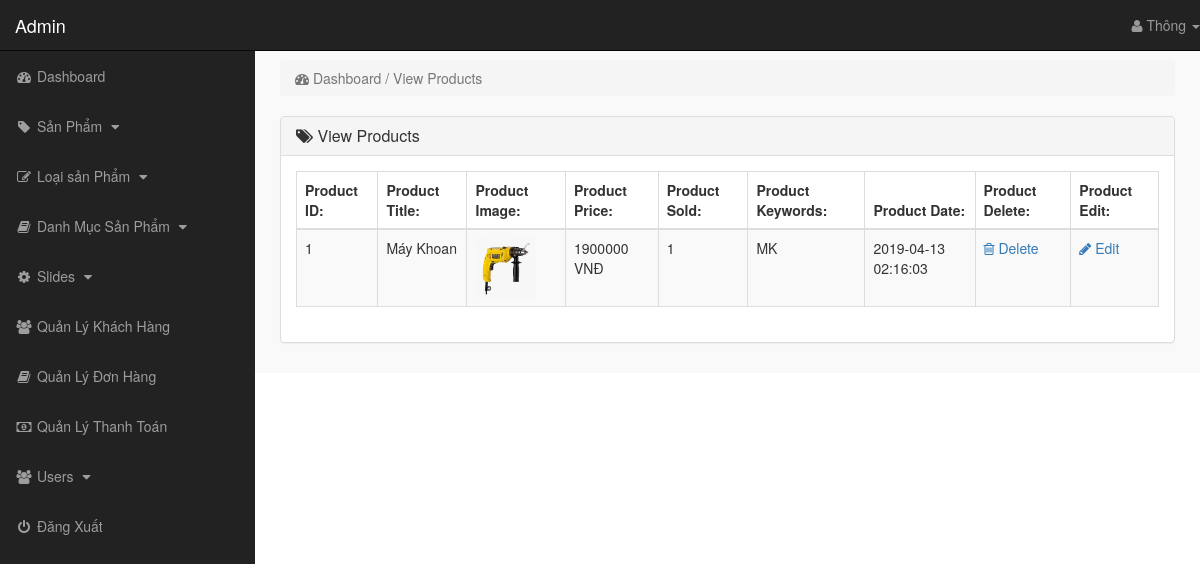
Page /admin_area/index.php?view_products (signed in) on the earlier database version.
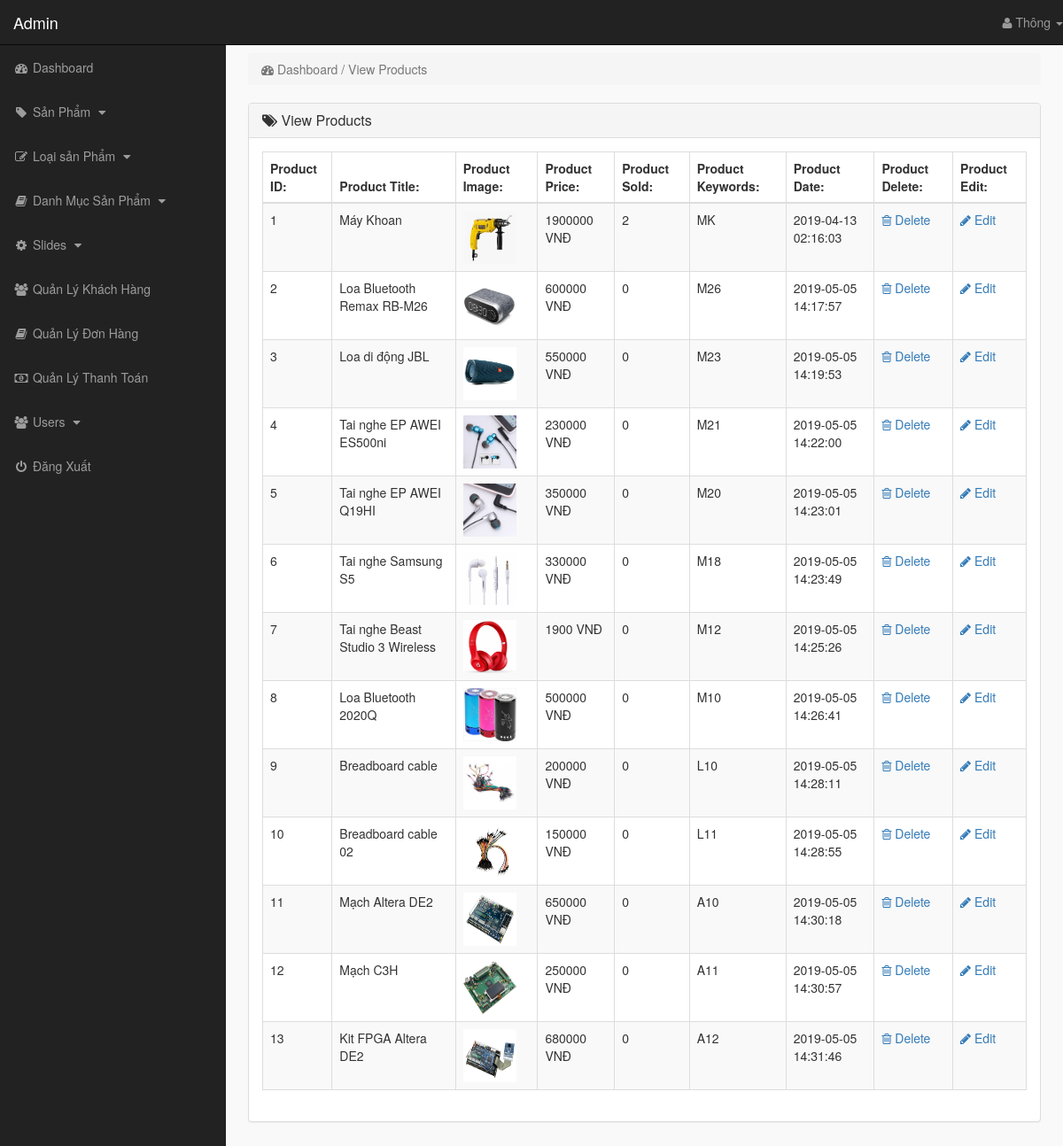
Same page on the later database version.
### tables this page shows
CREATE TABLE `products` (
  `product_id` int(10) NOT NULL,
  `p_cat_id` int(10) NOT NULL,
  `cat_id` int(10) NOT NULL,
  `date` timestamp NOT NULL DEFAULT CURRENT_TIMESTAMP ON UPDATE CURRENT_TIMESTAMP,
  `product_title` text NOT NULL,
  `product_img1` text NOT NULL,
  `product_img2` text NOT NULL,
  `product_img3` text NOT NULL,
  `product_price` int(20) NOT NULL,
  `product_keywords` text NOT NULL,
  `product_desc` text NOT NULL
);

### admin_area/view_products.php (the view)
<?php
    if(!isset($_SESSION['admin_email'])){
        echo "<script>window.open('login.php','_self')</script>";
    }else{
?>
<div class="row">
    <div class="col-lg-12">
        <ol class="breadcrumb">
            <li class="active">
                <i class="fa fa-dashboard"></i> Dashboard / View Products
            </li>
        </ol>
    </div>
</div>
<div class="row">
    <div class="col-lg-12">
        <div class="panel panel-default">
            <div class="panel-heading">
               <h3 class="panel-title">
                   <i class="fa fa-tags"></i>  View Products
               </h3>
            </div>
            <div class="panel-body">
                <div class="table-responsive">
                    <table class="table table-striped table-bordered table-hover">
                        <thead>
                            <tr>
                                <th> Product ID: </th>
                                <th> Product Title: </th>
                                <th> Product Image: </th>
                                <th> Product Price: </th>
                                <th> Product Sold: </th>
                                <th> Product Keywords: </th>
                                <th> Product Date: </th>
                                <th> Product Delete: </th>
                                <th> Product Edit: </th>
                            </tr>
                        </thead>
                        <tbody>
                            <?php
                                $i=0;
                                $get_pro = "select * from products";
                                $run_pro = mysqli_query($con,$get_pro);
                                while($row_pro=mysqli_fetch_array($run_pro)){
                                    $pro_id = $row_pro['product_id'];
                                    $pro_title = $row_pro['product_title'];
                                    $pro_img1 = $row_pro['product_img1'];
                                    $pro_price = $row_pro['product_price'];
                                    $pro_keywords = $row_pro['product_keywords'];
                                    $pro_date = $row_pro['date'];
                                    $i++;
                            ?>
                            <tr>
                                <td> <?php echo $i; ?> </td>
                                <td> <?php echo $pro_title; ?> </td>
                                <td> <img src="product_images/<?php echo $pro_img1; ?>" width="60" height="60"></td>
                                <td> <?php echo $pro_price; ?> VNĐ</td>
                                <td> <?php
                                        $get_sold = "select * from pending_orders where product_id='$pro_id'";
                                        $run_sold = mysqli_query($con,$get_sold);
                                        $count = mysqli_num_rows($run_sold);
                                        echo $count;
                                     ?>
                                </td>
                                <td> <?php echo $pro_keywords; ?> </td>
                                <td> <?php echo $pro_date ?> </td>
                                <td>
                                     <a href="index.php?delete_product=<?php echo $pro_id; ?>">
                                        <i class="fa fa-trash-o"></i> Delete
                                     </a>
                                </td>
                                <td>
                                     <a href="index.php?edit_product=<?php echo $pro_id; ?>">
                                        <i class="fa fa-pencil"></i> Edit
                                     </a>
                                </td>
                            </tr>
                            <?php } ?>
                        </tbody>
                    </table>
                </div>
            </div>
        </div>
    </div>
</div>
<?php } ?>

### admin_area/index.php (shortened to what this page needs)
<?php
    include("includes/db.php");
    if(!isset($_SESSION['admin_email'])){
        echo "<script>window.open('login.php','_self')</script>";
    }else{
        $admin_session = $_SESSION['admin_email'];
        $get_admin = "select * from admins where admin_email='$admin_session'";
        $run_admin = mysqli_query($con,$get_admin);
        $row_admin = mysqli_fetch_array($run_admin);
        $admin_name = $row_admin['admin_name'];
?>
<!DOCTYPE html>
<html lang="en">
<head>
    <link rel="stylesheet" href="css/bootstrap-337.min.css">
    <link rel="stylesheet" href="font-awsome/css/font-awesome.min.css">
    <link rel="stylesheet" href="css/style.css">
</head>
<body>
    <div id="wrapper">
       <?php include("includes/sidebar.php"); ?>
        <div id="page-wrapper">
            <div class="container-fluid">
                <?php
                    if(isset($_GET['dashboard'])){
                        include("dashboard.php");
                }   if(isset($_GET['insert_product'])){
                        include("insert_product.php");
                }   if(isset($_GET['view_products'])){
                        include("view_products.php");
                }   if(isset($_GET['delete_product'])){
                        include("delete_product.php");
                }   if(isset($_GET['edit_product'])){
                        include("edit_product.php");
                }   if(isset($_GET['insert_p_cat'])){
                        include("insert_p_cat.php");
                }   if(isset($_GET['view_p_cats'])){
                        include("view_p_cats.php");
                }   if(isset($_GET['delete_p_cat'])){
                        include("delete_p_cat.php");
                }   if(isset($_GET['edit_p_cat'])){
                        include("edit_p_cat.php");
                }   if(isset($_GET['insert_cat'])){
                        include("insert_cat.php");
                }   if(isset($_GET['view_cats'])){
                        include("view_cats.php");
                }   if(isset($_GET['edit_cat'])){
                        include("edit_cat.php");
                }   if(isset($_GET['delete_cat'])){
                        include("delete_cat.php");
                }   if(isset($_GET['insert_slide'])){
                        include("insert_slide.php");
                }   if(isset($_GET['view_slides'])){
                        include("view_slides.php");
                }   if(isset($_GET['delete_slide'])){
                        include("delete_slide.php");
                }   if(isset($_GET['edit_slide'])){
                        include("edit_slide.php");
                }   if(isset($_GET['view_customers'])){
                        include("view_customers.php");
                }   if(isset($_GET['delete_customer'])){
                        include("delete_customer.php");
                }   if(isset($_GET['view_orders'])){
                        include("view_orders.php");
                }   if(isset($_GET['delete_order'])){
                        include("delete_order.php");
                }   if(isset($_GET['view_payments'])){
                        include("view_payments.php");
                }   if(isset($_GET['delete_payment'])){
                        include("delete_payment.php");
                }   if(isset($_GET['view_users'])){
                        include("view_users.php");
                }   if(isset($_GET['delete_user'])){
                        include("delete_user.php");
                }   if(isset($_GET['insert_user'])){
                        include("insert_user.php");
                }   if(isset($_GET['user_profile'])){
                        include("user_profile.php");
                }
                ?>
            </div>
        </div>
    </div>
</body>
</html>
<?php } ?>

### admin_area/includes/sidebar.php (shortened to what this page needs)
<?php
    if(!isset($_SESSION['admin_email'])){
        echo "<script>window.open('login.php','_self')</script>";
    }else{
?>
<nav class="navbar navbar-inverse navbar-fixed-top">
    <div class="navbar-header">
        <a href="index.php?dashboard" class="navbar-brand">Admin</a>
    </div>
    <ul class="nav navbar-right top-nav">
        <li class="dropdown">
            <a href="#" class="dropdown-toggle" data-toggle="dropdown">
                <i class="fa fa-user"></i> <?php echo $admin_name;  ?> <b class="caret"></b>
            </a>
        </li>
    </ul>
    <div class="collapse navbar-collapse navbar-ex1-collapse">
        <ul class="nav navbar-nav side-nav">
            <li>
                <a href="index.php?dashboard">
                        <i class="fa fa-fw fa-dashboard"></i> Dashboard
                </a>
            </li>
            <li>
                <a href="#" data-toggle="collapse" data-target="#products">
                        <i class="fa fa-fw fa-tag"></i> Sản Phẩm
                        <i class="fa fa-fw fa-caret-down"></i>
                </a>
            </li>
            <li>
                <a href="#" data-toggle="collapse" data-target="#p_cat">
                        <i class="fa fa-fw fa-edit"></i> Loại sản Phẩm
                        <i class="fa fa-fw fa-caret-down"></i>
                </a>
            </li>
            <li>
                <a href="#" data-toggle="collapse" data-target="#cat">
                        <i class="fa fa-fw fa-book"></i> Danh Mục Sản Phẩm
                        <i class="fa fa-fw fa-caret-down"></i>
                </a>
            </li>
            <li>
                <a href="#" data-toggle="collapse" data-target="#slides">
                        <i class="fa fa-fw fa-gear"></i> Slides
                        <i class="fa fa-fw fa-caret-down"></i>
                </a>
            </li>
            <li>
                <a href="index.php?view_customers">
                    <i class="fa fa-fw fa-users"></i> Quản Lý Khách Hàng
                </a>
            </li>
            <li>
                <a href="index.php?view_orders">
                    <i class="fa fa-fw fa-book"></i> Quản Lý Đơn Hàng
                </a>
            </li>
            <li>
                <a href="index.php?view_payments">
                    <i class="fa fa-fw fa-money"></i> Quản Lý Thanh Toán
                </a>
            </li>
            <li>
                <a href="#" data-toggle="collapse" data-target="#users">
                        <i class="fa fa-fw fa-users"></i> Users
                        <i class="fa fa-fw fa-caret-down"></i>
                </a>
            </li>
            <li>
                <a href="logout.php">
                    <i class="fa fa-fw fa-power-off"></i> Đăng Xuất
                </a>
            </li>
        </ul>
    </div>
</nav>
<?php } ?>

### admin_area/css/style.css (style rules this page uses)
body { margin-top: 100px; }
#wrapper { padding-left: 0px; }
#page-wrapper { width: 100%; padding: 0; background-color: #f9f9f9; }
@media (min-width: 768px) { body { margin-top: 50px; } }
@media (min-width: 768px) { #wrapper { padding-left: 255px; } }
@media (min-width: 768px) { #page-wrapper { padding: 10px; } }
.top-nav { 0 15px; }
.top-nav>li { float: left; display: inline-block; }
.top-nav>li>a { color: #999999; line-height: 20px; padding-top: 15px; padding-bottom: 15px; }
@media (min-width: 768px) { .side-nav { position: fixed; top: 51px; bottom: 0; width: 255px; overflow-y: auto; overflow-x: hidden; background-color: #222222; padding-bottom: 40px; border-radius: 0; } }
@media (min-width: 768px) { .side-nav>li>a { width: 255px; } }
.panel-body { border-radius: 5px; }

Differences in the rows shown:
computed for products "Máy Khoan": count "1" → "2"
added products: product_title "Loa Bluetooth Remax RB-M26", product_img1 (picture), product_price "600000", count "0", product_keywords "M26", date "2019-05-05 14:17:57"
added products: product_title "Loa di động JBL", product_img1 (picture), product_price "550000", count "0", product_keywords "M23", date "2019-05-05 14:19:53"
added products: product_title "Tai nghe EP AWEI ES500ni", product_img1 (picture), product_price "230000", count "0", product_keywords "M21", date "2019-05-05 14:22:00"
added products: product_title "Tai nghe EP AWEI Q19HI", product_img1 (picture), product_price "350000", count "0", product_keywords "M20", date "2019-05-05 14:23:01"
added products: product_title "Tai nghe Samsung S5", product_img1 (picture), product_price "330000", count "0", product_keywords "M18", date "2019-05-05 14:23:49"
added products: product_title "Tai nghe Beast Studio 3 Wireless", product_img1 (picture), product_price "1900", count "0", product_keywords "M12", date "2019-05-05 14:25:26"
added products: product_title "Loa Bluetooth 2020Q", product_img1 (picture), product_price "500000", count "0", product_keywords "M10", date "2019-05-05 14:26:41"
added products: product_title "Breadboard cable", product_img1 (picture), product_price "200000", count "0", product_keywords "L10", date "2019-05-05 14:28:11"
added products: product_title "Breadboard cable 02", product_img1 (picture), product_price "150000", count "0", product_keywords "L11", date "2019-05-05 14:28:55"
added products: product_title "Mạch Altera DE2", product_img1 (picture), product_price "650000", count "0", product_keywords "A10", date "2019-05-05 14:30:18"
added products: product_title "Mạch C3H", product_img1 (picture), product_price "250000", count "0", product_keywords "A11", date "2019-05-05 14:30:57"
added products: product_title "Kit FPGA Altera DE2", product_img1 (picture), product_price "680000", count "0", product_keywords "A12", date "2019-05-05 14:31:46"
